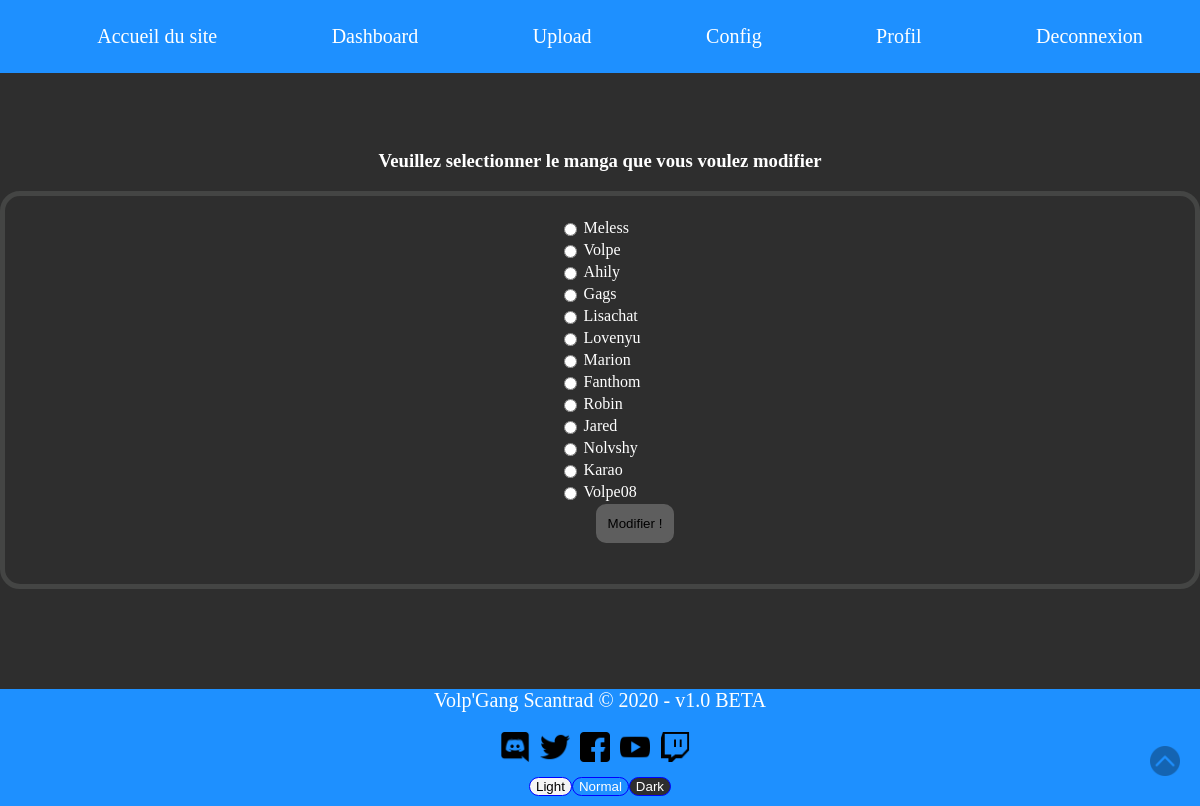
The page /admin/select_team.php (signed in) on the database its author committed.
### tables this page shows
CREATE TABLE IF NOT EXISTS `team` (
  `id` int(11) NOT NULL AUTO_INCREMENT,
  `pseudo` text NOT NULL,
  `role` text NOT NULL,
  `grade` text NOT NULL,
  `Admin` tinyint(1) NOT NULL,
  PRIMARY KEY (`id`)
);

### admin/select_team.php (the view, shortened to what this page needs)
<?php
require 'nav_admin.php';
$bdd = new PDO('mysql:host=127.0.0.1;port=3308;dbname=vgs', 'root', '');
$mangas = $bdd->query('SELECT * FROM team');
?>
<html class="" id="toggle_page">
<head>
    <link rel="stylesheet" type="text/css" href="../css/style.css">
    <link rel="stylesheet" type="text/css" href="../css/admin/upload.css">
</head>
<body>
<div align="center">
    <h3>Veuillez selectionner le manga que vous voulez modifier</h3>
</div>
<div class="choices form">
    <form method="POST">
        <table>
            <?php while ($donnees = $mangas->fetch()): ?>
                <tr>
                    <td>
                        <input type="radio" name="selectmangas" id="selectmangas" value="<?= $donnees['pseudo'] ?>">
                    </td>
                    <td>
                        <label for="selectmangas"><?= $donnees['pseudo'] ?></label>
                    </td>
                </tr>
            <?php endwhile; ?>
        </table>
        <input class="input-select formchoice" type="submit" formmethod="post" name="formmodif" value="Modifier !">
    </form>
</div>
<?php require '../complements/footer.php'; ?>
</body>
</html>

### css/complements.css (style rules this page uses)
* { -moz-box-sizing: border-box; box-sizing: border-box; }
body { min-height: 100%; margin: 0; padding: 0; }

### css/style.css (style rules this page uses)
html { font-family: "Comic Sans MS", serif; margin-top: 150px; }
body { background-color: var(--body_bg_color); color: var(--text_color); }

### css/admin/upload.css (style rules this page uses)
html { margin-top: 150px; }
input.input-select { border: 2px solid #5E5E5E; border-radius: 10px; background: #5E5E5E; padding: 10px; outline: none; margin: 0 10px 0 10px; text-align: center; }
.form { display: flex; justify-content: center; border: 5px solid #444544; border-radius: 20px; padding: 20px; }
input.formchoice { margin-bottom: 5px; display: flex; margin-left: 45%; }
input { outline: none; }

### rows shown on the page
team: pseudo "Meless"
team: pseudo "Volpe"
team: pseudo "Ahily"
team: pseudo "Gags"
team: pseudo "Lisachat"
team: pseudo "Lovenyu"
team: pseudo "Marion"
team: pseudo "Fanthom"
team: pseudo "Robin"
team: pseudo "Jared"
team: pseudo "Nolvshy"
team: pseudo "Karao"
team: pseudo "Volpe08"
